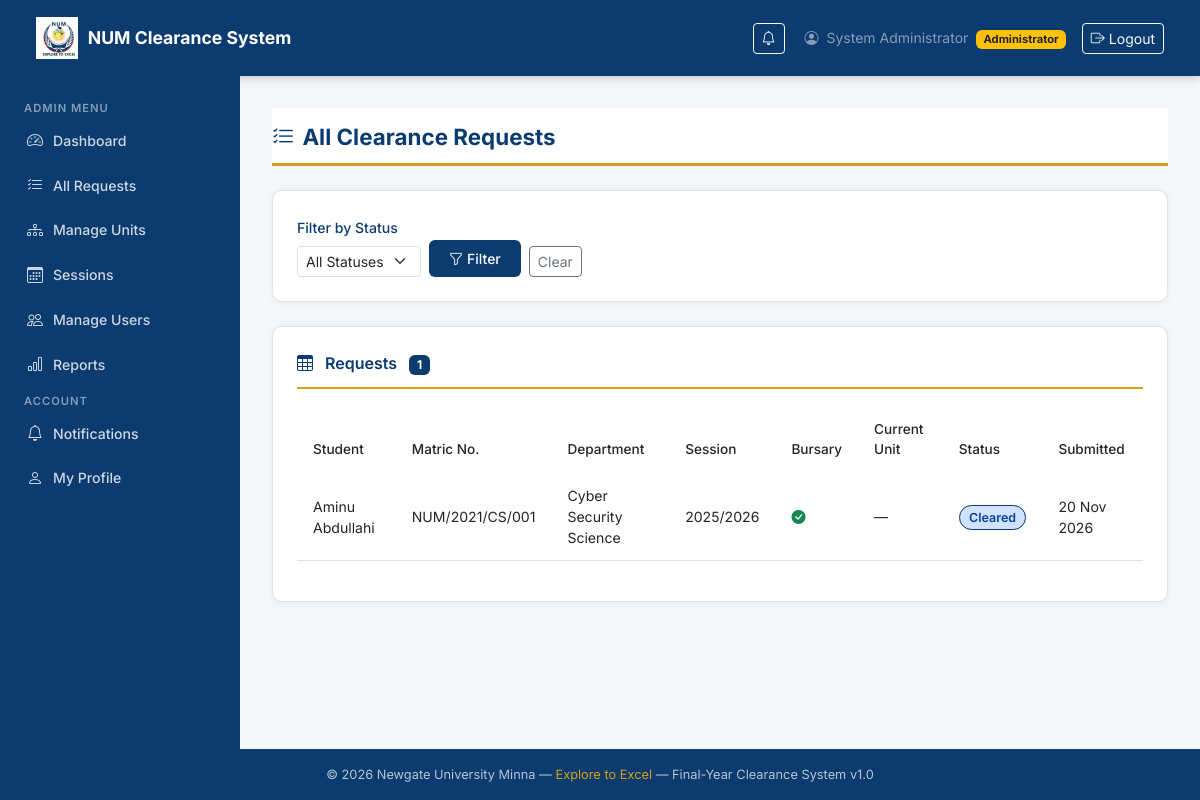
The page /clearance/admin/requests/ (signed in) on the database as committed earlier.
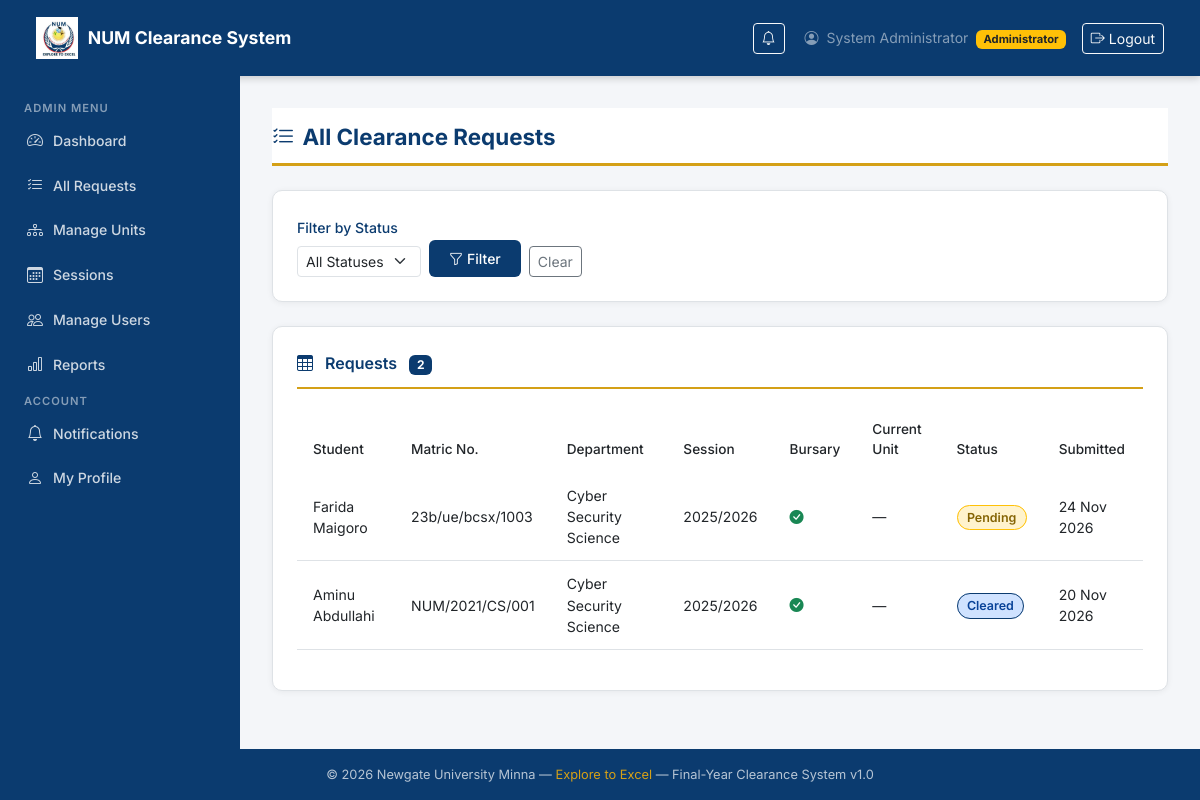
The same page on the database as committed later.
### clearance/models.py (models this page shows, shortened)
class ClearanceRequest(models.Model):
    STATUS_CHOICES = [
        ('pending',  'Pending'),
        ('cleared',  'Cleared'),
        ('declined', 'Declined'),
    ]
    student             = models.ForeignKey(
                            settings.AUTH_USER_MODEL,
                            on_delete=models.CASCADE,
                            related_name='clearance_requests',
                            limit_choices_to={'role': 'student'}
                          )
    session_year        = models.CharField(max_length=20)   # e.g. 2024/2025
    status              = models.CharField(max_length=10, choices=STATUS_CHOICES, default='pending')
    bursary_confirmed   = models.BooleanField(default=False)
    bursary_confirmed_by = models.ForeignKey(
                            settings.AUTH_USER_MODEL,
                            on_delete=models.SET_NULL,
                            null=True, blank=True,
                            related_name='bursary_confirmations',
                            limit_choices_to={'role': 'bursary'}
                          )
    bursary_confirmed_at = models.DateTimeField(null=True, blank=True)
    current_unit        = models.ForeignKey(
                            Unit,
                            on_delete=models.SET_NULL,
                            null=True, blank=True,
                            related_name='current_requests'
                          )
    submitted_at        = models.DateTimeField(auto_now_add=True)
    completed_at        = models.DateTimeField(null=True, blank=True)
    class Meta:
        unique_together = ('student', 'session_year')
        ordering = ['-submitted_at']

### accounts/models.py (models this page shows, shortened)
class CustomUser(AbstractUser):
    ROLE_CHOICES = [
        ('student',      'Student'),
        ('bursary',      'Bursary Officer'),
        ('unit_officer', 'Unit Officer'),
        ('admin',        'Administrator'),
    ]
    role            = models.CharField(max_length=20, choices=ROLE_CHOICES, default='student')
    matric_number   = models.CharField(max_length=20, blank=True, null=True, unique=True)
    department      = models.CharField(max_length=100, blank=True, null=True)
    phone           = models.CharField(max_length=15, blank=True, null=True)
    is_verified     = models.BooleanField(default=False)
    @property
    def is_student(self):
        return self.role == 'student'
    @property
    def is_bursary(self):
        return self.role == 'bursary'
    @property
    def is_unit_officer(self):
        return self.role == 'unit_officer'
    @property
    def is_admin_user(self):
        return self.role == 'admin'

### clearance/views.py (the view)
@login_required
@role_required('admin')
def admin_requests(request):
    status_filter = request.GET.get('status', '')
    requests = ClearanceRequest.objects.select_related(
        'student', 'current_unit'
    ).order_by('-submitted_at')
    if status_filter:
        requests = requests.filter(status=status_filter)
    return render(request, 'clearance/admin_requests.html', {
        'requests':      requests,
        'status_filter': status_filter,
    })

### clearance/templatetags/clearance_tags.py (called while the page is built)
@register.simple_tag
def unread_count(user):
    if not user or not user.is_authenticated:
        return 0
    return Notification.objects.filter(
        user=user,
        is_read=False
    ).count()

### clearance/views.py (called while the page is built)
def role_required(*roles):
    from functools import wraps
    def decorator(view_func):
        @wraps(view_func)
        def _wrapped(request, *args, **kwargs):
            if not request.user.is_authenticated:
                return redirect('login')
            if request.user.role not in roles:
                messages.error(request, 'Access denied.')
                return redirect('dashboard')
            return view_func(request, *args, **kwargs)
        return _wrapped
    return decorator

### templates/clearance/admin_requests.html (shortened to what this page needs)
{% extends 'base.html' %}
{% block content %}
<div class="page-header">
  <h1><i class="bi bi-list-check me-2"></i>All Clearance Requests</h1>
</div>
<div class="num-card mb-4">
  <form method="get" class="d-flex gap-2 align-items-end flex-wrap">
    <div>
      <label class="form-label small">Filter by Status</label>
      <select name="status" class="form-select form-select-sm">
        <option value="">All Statuses</option>
      </select>
    </div>
    <button type="submit" class="btn btn-num btn-sm">
      <i class="bi bi-funnel me-1"></i>Filter
    </button>
    <a href="{% url 'clearance:admin_requests' %}"
       class="btn btn-outline-secondary btn-sm">
      Clear
    </a>
  </form>
</div>
<div class="num-card">
  <div class="card-title">
    <i class="bi bi-table me-2"></i>
    Requests
    <span class="badge ms-2"
          style="background:var(--num-navy); color:white;">
      {{ requests.count }}
    </span>
  </div>
  {% if requests %}
    <div class="table-responsive">
      <table class="table num-table">
        <thead>
          <tr>
            <th>Student</th>
            <th>Matric No.</th>
            <th>Department</th>
            <th>Session</th>
            <th>Bursary</th>
            <th>Current Unit</th>
            <th>Status</th>
            <th>Submitted</th>
          </tr>
        </thead>
        <tbody>
          {% for req in requests %}
            <tr>
              <td>{{ req.student.get_full_name }}</td>
              <td>{{ req.student.matric_number }}</td>
              <td>{{ req.student.department }}</td>
              <td>{{ req.session_year }}</td>
              <td>
                {% if req.bursary_confirmed %}
                  <i class="bi bi-check-circle-fill"
                     style="color:var(--num-green);"></i>
                {% else %}
                  <i class="bi bi-clock"
                     style="color:var(--num-gold);"></i>
                {% endif %}
              </td>
              <td class="small">
                {{ req.current_unit.name|default:"—" }}
              </td>
              <td>
                <span class="status-badge badge-{{ req.status }}">
                  {{ req.get_status_display }}
                </span>
              </td>
              <td class="small">
                {{ req.submitted_at|date:"d M Y" }}
              </td>
            </tr>
          {% endfor %}
        </tbody>
      </table>
    </div>
  {% else %}
    <div class="text-center py-4 text-muted">
      <i class="bi bi-inbox fs-2"></i>
      <p class="mt-2">No requests found.</p>
    </div>
  {% endif %}
</div>
{% endblock %}

Rows that differ between the two databases and show on the page:
added ClearanceRequest: student.get_full_name "Farida Maigoro", student.matric_number "23b/ue/bcsx/1003", student.department "Cyber Security Science", session_year "2025/2026", bursary_confirmed True (drawn), current_unit.name "—", status "Pending", submitted_at "24 Nov 2026"
Other text that changed with them:
{{ requests.count }}: "1" → "2"
